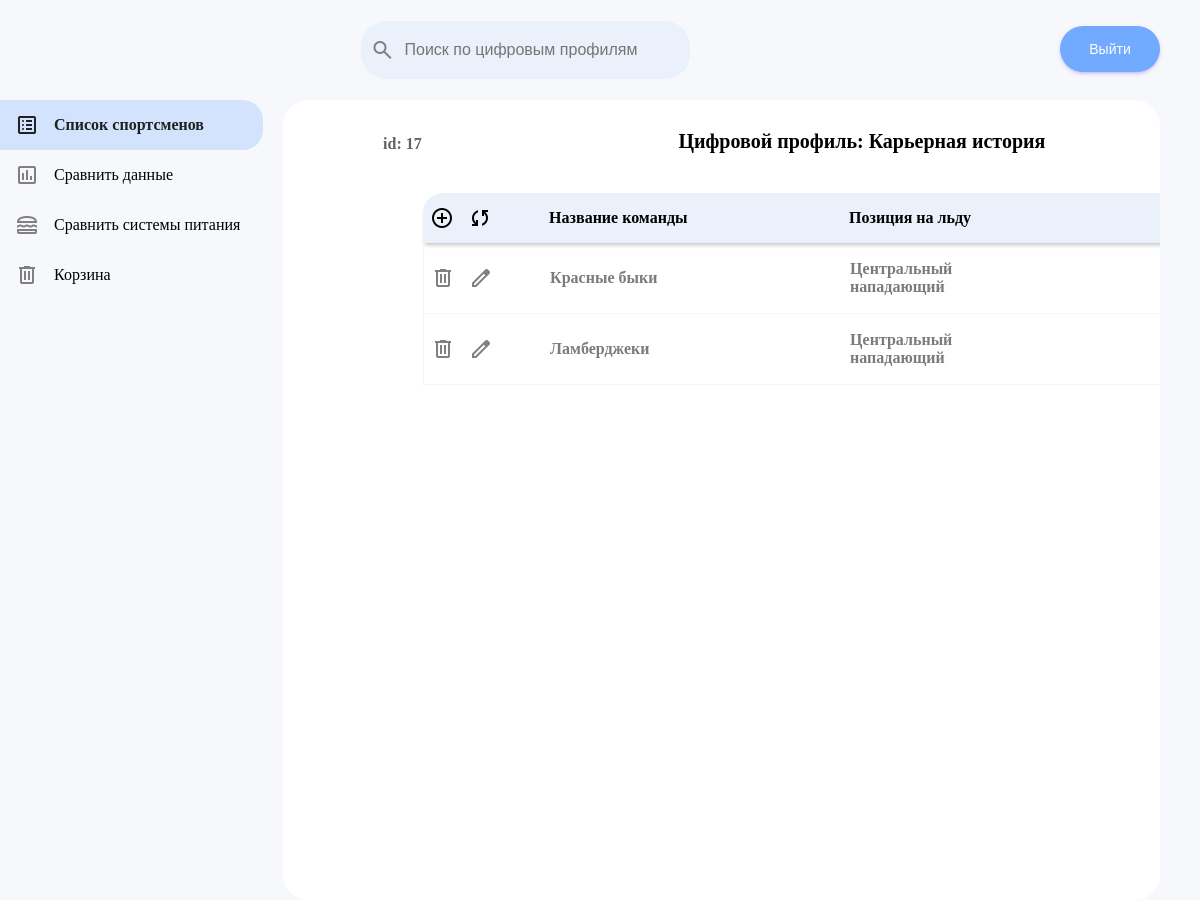
/sportman-profile/career/17, run on the app's committed database.
### base/models.py (models this page shows, shortened)
class Sportsman(models.Model):
    name = models.CharField(max_length=50)
    second_name = models.CharField(max_length=50)
    parent_name = models.CharField(max_length=50)
    birthday = models.DateField()
    phone_number = models.CharField(max_length=12)
    address = models.CharField(max_length=300, null=True, blank=True)
    passport = models.CharField(max_length=20)
    photo = models.ImageField(null=True, blank=True, upload_to="sportmen-images/", verbose_name="Изображение")
    created = models.DateTimeField(auto_now_add=True)

class Career(models.Model):
    sportman = models.ForeignKey(Sportsman, on_delete=models.SET_NULL, null=True)
    team_name = models.CharField(max_length=200)
    position = models.CharField(max_length=200)
    start = models.DateField()
    end = models.DateField()

### base/views.py (the view, shortened to what this page needs)
# urls.py: path('sportman-profile/career/<str:pk>', views.sportmanCareer, name="sportman-career"),
def sportmanCareer(request, pk):
    sportman = Sportsman.objects.get(id=pk)
    career_history = Career.objects.filter(sportman=sportman)
    career_form = CareerForm()
    context = {'sportman':sportman, 'career_history':career_history, 'career_form':career_form}
    return render(request, 'profile-career.html', context)

### base/forms.py
class CareerForm(ModelForm):
    class Meta:
        model = Career
        fields = ['team_name', 'position', 'start', 'end']
        widgets = {
            'team_name': TextInput(attrs={'placeholder': 'Название команды'}),
            'position': TextInput(attrs={'placeholder': 'Позиция на льду'}),
            'start': TextInput(attrs={'placeholder': 'Начало работы в клубе'}),
            'end': TextInput(attrs={'placeholder': 'Конец работы в клубе'}),
        }

### templates/profile-career.html (shortened to what this page needs)
{% extends 'main_profile.html' %}
{% load static %}
{% block content %}
<div class="sportmanList profileBody">
    <div class="profile__content">
        <div class="profile__inf">
            <div class="profile__inf__title">
                <h3 class="profile__id">id: {{sportman.id}}</h3>
                <h3 class="profile__title">Цифровой профиль: Карьерная история</h3>
            </div>
            <div class="anthropometry__content career__content">
                <div class="anthropometry__row anthropometry__header career__header">
                    <div class="anthropometry__left anthropometry__header__left">
                        <div class="anthropometry__options anthropometry__header__options">
                            <a href="#create_popup">
                                <span class="material-symbols-outlined">
                                </span>
                            </a>
                            <a href="{% url 'sportman-competitions' sportman.id %}">
                                <span class="material-symbols-outlined">
                                </span>
                            </a>
                        </div>
                    </div>
                    <div class="sportmanRow__right anthropometry__header__right">
                        <h4>Название команды</h4>
                        <h4>Позиция на льду</h4>
                        <div class="career__time career__header__time">Период работы в клубе</div>
                    </div>
                </div>
                {% for career in career_history %}
                <div class="anthropometry__row career__row">
                    <div class="anthropometry__left competition__left">
                        <div class="anthropometry__options competition__options">
                            <a href="">
                                <span class="material-symbols-outlined material-symbols-outlined__delete">
                                </span>
                            </a>
                            <a href="">
                                <span class="material-symbols-outlined material-symbols-outlined__edit">
                                </span>
                            </a>
                        </div>
                    </div>
                    <div class="sportmanRow__right career__right">
                        <h4>{{career.team_name}}</h4>
                        <h4>{{career.position}}</h4>
                        <div class="anthropometry__time career__time">{{career.start|date:'d.m.Y'}}-{{career.end|date:'d.m.Y'}}</div>
                    </div>
                </div>
                {% endfor %}
            </div>
        </div>
    </div>
</div>
{% endblock content %}

### static/css/style.css (style rules this page uses)
* { margin: 0; padding: 0; }
a { text-decoration: none; color: #000000; }
.material-symbols-outlined { color: grey; }
body { height: 100vh; overflow-y: hidden; }
.sportmanList { flex: 1; overflow: scroll; background-color: white; border-radius: 25px; margin-right: 40px; }
.sportmanRow__right { display: flex; align-items: center; width: 100%; }
.anthropometry__content { padding: 40px 80px; margin: 0 auto; display: block; }
.anthropometry__options { display: flex; align-items: center; }
.anthropometry__row .material-symbols-outlined { color: grey; }
.anthropometry__options .material-symbols-outlined { margin: 7px; }
.anthropometry__left { display: flex; align-items: center; }
.anthropometry__row { display: flex; align-items: center; height: 50px; border-bottom: 1px solid whitesmoke; border-left: 1px solid whitesmoke; border-right: 1px solid whitesmoke; cursor: pointer; }
.anthropometry__time { padding-right: 15px; font-size: 14px; font-weight: 700; width: 100%; text-align: center; padding-left: 50px; color: rgb(123, 123, 123); width: 100px; }
.anthropometry__row h4 { width: 100px; padding: 0px 50px; color: rgb(123, 123, 123); }
.anthropometry__header__options { display: flex; align-items: center; }
.anthropometry__header .material-symbols-outlined { color: rgb(0, 0, 0); }
.anthropometry__header__options .material-symbols-outlined { margin: 7px; }
.anthropometry__header__left { display: flex; align-items: center; }
.anthropometry__header__right { display: flex; align-items: center; width: 100%; }
.anthropometry__header { display: flex; align-items: center; height: 50px; border: none; background-color: #EAF1FB; box-shadow: 0 4px 4px -2px rgba(0, 0, 0, 0.24); cursor: default; border-top-left-radius: 20px; border-top-right-radius: 20px; }
.anthropometry__header h4 { width: 100px; padding: 0px 50px; color: rgb(0, 0, 0); }
.career__time { padding-right: 15px; font-size: 14px; font-weight: 700; width: 100%; text-align: center; padding-left: 50px; color: rgb(123, 123, 123); width: 200px; }
.career__header__time { color: rgb(0, 0, 0); }
.career__content { padding: 40px 40px; margin: 0 auto; display: block; }
.career__header h4 { width: 200px; }
.career__right h4 { width: 200px; padding: 0px 50px; color: rgb(123, 123, 123); }
.career__row { display: flex; align-items: center; height: 70px; border-bottom: 1px solid whitesmoke; border-left: 1px solid whitesmoke; border-right: 1px solid whitesmoke; cursor: pointer; }

### static/css/main_profile.css (style rules this page uses)
.profileBody { flex: 1; display: flex; overflow: hidden; background-color:#F6F8FC; margin-right: 40px; }
.profile__content { flex: 0.8; background-color: rgb(255, 255, 255); scrollbar-color: #71AAFF #fff; }
.profile__inf { padding: 30px 100px; }
.profile__inf .profile__title { font-size: 20px; }
.profile__inf__title { display: flex; justify-content: center; text-align: center; }
.profile__id { text-align: left; width: 200px; font-size: 16px; color: rgb(98, 98, 98); padding-top: 5px; }
.profile__title { margin-right: 200px; text-align: center; width: 100%; }

### data on the page
Sportsman: id "17"
Career: team_name "Красные быки", position "Центральный нападающий"
Career: team_name "Ламберджеки", position "Центральный нападающий"
